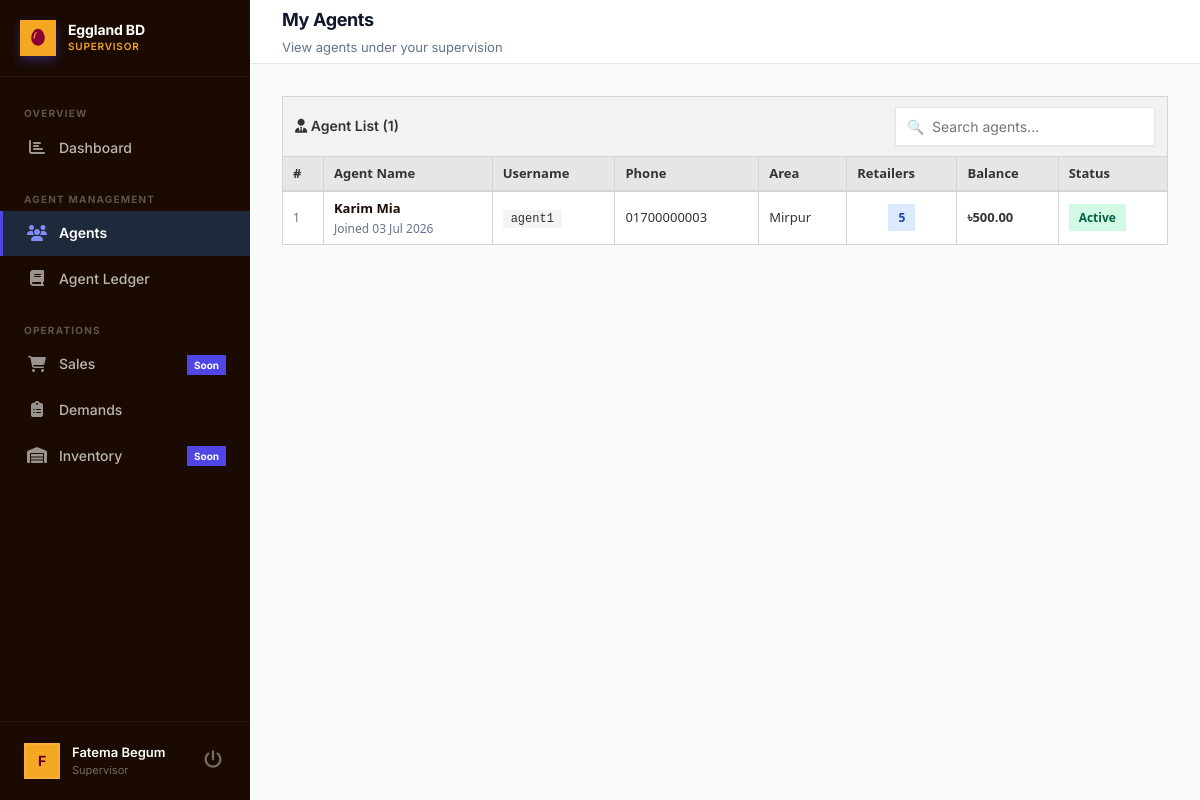
The page /supervisor/agents.php (signed in) on the database its author committed.
### tables this page shows
CREATE TABLE `agents` (
  `id` INT AUTO_INCREMENT PRIMARY KEY,
  `user_id` INT NOT NULL,
  `supervisor_id` INT NULL,
  `area` VARCHAR(100),
  `address` TEXT,
  `lat` DECIMAL(10,8) DEFAULT 23.81030000,
  `lng` DECIMAL(11,8) DEFAULT 90.41250000,
  `created_at` DATETIME DEFAULT CURRENT_TIMESTAMP,
  FOREIGN KEY (`user_id`) REFERENCES `users`(`id`) ON DELETE CASCADE,
  FOREIGN KEY (`supervisor_id`) REFERENCES `supervisors`(`id`) ON DELETE SET NULL
);

CREATE TABLE `users` (
  `id` INT AUTO_INCREMENT PRIMARY KEY,
  `username` VARCHAR(50) UNIQUE NOT NULL,
  `password` VARCHAR(255) NOT NULL,
  `full_name` VARCHAR(100) NOT NULL,
  `phone` VARCHAR(20),
  `email` VARCHAR(100),
  `role` ENUM('admin','supervisor','agent') NOT NULL,
  `status` ENUM('active','inactive') DEFAULT 'active',
  `created_at` DATETIME DEFAULT CURRENT_TIMESTAMP
);

CREATE TABLE `settings` (
  `id` INT AUTO_INCREMENT PRIMARY KEY,
  `setting_key` VARCHAR(100) UNIQUE NOT NULL,
  `setting_value` TEXT,
  `updated_at` DATETIME DEFAULT CURRENT_TIMESTAMP ON UPDATE CURRENT_TIMESTAMP
);

### config/db.php (called while the page is built, shortened)
<?php
$whitelist = array('127.0.0.1', '::1', 'localhost');
$is_local = false;
if (isset($_SERVER['REMOTE_ADDR']) && in_array($_SERVER['REMOTE_ADDR'], $whitelist)) {
    $is_local = true;
}
function getDB() {
    static $pdo = null;
    if ($pdo === null) {
        try {
            $pdo = new PDO(
                "mysql:host=" . DB_HOST . ";port=" . DB_PORT . ";dbname=" . DB_NAME . ";charset=utf8mb4",
                DB_USER,
                DB_PASS,
                [
                    PDO::ATTR_ERRMODE            => PDO::ERRMODE_EXCEPTION,
                    PDO::ATTR_DEFAULT_FETCH_MODE => PDO::FETCH_ASSOC,
                    PDO::ATTR_EMULATE_PREPARES   => false,
                    PDO::MYSQL_ATTR_INIT_COMMAND => "SET NAMES utf8mb4"
                ]
            );
        } catch (PDOException $e) {
            global $is_local;
            if (!defined('INSTALL_PAGE')) {
                if (isset($is_local) && $is_local) {
                    header('Location: ' . BASE_URL . '/install.php');
                } else {
                    die("Database connection failed on live server. Please check your credentials. Error: " . $e->getMessage());
                }
                exit;
            }
            return null;
        }
    }
    return $pdo;
}
function getSetting($key, $default = '') {
    try {
        $pdo = getDB();
        $stmt = $pdo->prepare("SELECT setting_value FROM settings WHERE setting_key = ?");
        $stmt->execute([$key]);
        $row = $stmt->fetch();
        return $row ? $row['setting_value'] : $default;
    } catch (Exception $e) {
        return $default;
    }
}

### supervisor/agents.php (the view, shortened to what this page needs)
<?php
require_once dirname(__DIR__) . '/config/db.php';
$supId = $_SESSION['supervisor_id'] ?? 0;
$pdo = getDB();
$agents = [];
if ($supId) {
    $stmt = $pdo->prepare("
        SELECT a.id as agent_id, a.area, a.created_at as agent_created,
               u.id as user_id, u.username, u.full_name, u.phone, u.status,
               (SELECT COUNT(*) FROM retailers r WHERE r.agent_id = a.id) as retailer_count,
               (SELECT COALESCE(SUM(l.amount),0) FROM ledger l WHERE l.agent_id=a.id AND l.type='deposit') as total_deposit,
               (SELECT COALESCE(SUM(l.amount),0) FROM ledger l WHERE l.agent_id=a.id AND l.type='lot_delivery') as total_lot
        FROM agents a
        JOIN users u ON u.id = a.user_id
        WHERE a.supervisor_id = ?
        ORDER BY u.full_name
    ");
    $stmt->execute([$supId]);
    $agents = $stmt->fetchAll();
}
$currency = getSetting('currency_symbol', '৳');
?>
<!DOCTYPE html>
<html lang="en">
<head>
<link rel="stylesheet" href="<?= BASE_URL ?>/assets/css/global.css">
<?php include dirname(__DIR__) . '/includes/fontawesome.php'; ?>
</head>
<body>
<div class="layout-wrapper">
  <?php include dirname(__DIR__) . '/includes/supervisor-sidebar.php'; ?>
  <div class="main-content">
    <div class="top-header">
      <div>
        <div class="header-title">My Agents</div>
        <div class="header-subtitle">View agents under your supervision</div>
      </div>
    </div>
    <div class="page-content">
      <div class="table-wrapper">
        <div class="table-toolbar">
          <div class="toolbar-title"><i class="fas fa-user-tie"></i> Agent List (<?= count($agents) ?>)</div>
          <div class="search-input-wrap">
            <input type="text" class="search-input" id="agentSearch" placeholder="Search agents..." oninput="filterTable()">
          </div>
        </div>
        <div style="overflow-x:auto;">
        <table class="tbl" id="agentTable">
          <thead>
            <tr>
              <th>#</th>
              <th>Agent Name</th>
              <th>Username</th>
              <th>Phone</th>
              <th>Area</th>
              <th>Retailers</th>
              <th>Balance</th>
              <th>Status</th>
            </tr>
          </thead>
          <tbody>
            <?php if (empty($agents)): ?>
              <tr><td colspan="8"><div class="table-empty"><div class="empty-icon"><i class="fas fa-user-tie"></i></div><p>No agents assigned under your supervision.</p></div></td></tr>
            <?php else: ?>
              <?php foreach ($agents as $i => $a):
                $balance = (float)$a['total_deposit'] - (float)$a['total_lot'];
              ?>
              <tr data-search="<?= strtolower($a['full_name'] . ' ' . $a['username'] . ' ' . $a['phone'] . ' ' . $a['area']) ?>">
                <td class="text-muted fs-12"><?= $i + 1 ?></td>
                <td>
                  <div style="font-weight:700;color:#1A0A05;"><?= htmlspecialchars($a['full_name']) ?></div>
                  <div class="text-muted fs-12">Joined <?= date('d M Y', strtotime($a['agent_created'])) ?></div>
                </td>
                <td><span style="font-family:monospace;background:#F3F4F6;padding:2px 8px;border-radius:4px;font-size:12px;"><?= htmlspecialchars($a['username']) ?></span></td>
                <td><?= htmlspecialchars($a['phone'] ?: '—') ?></td>
                <td><?= htmlspecialchars($a['area'] ?: '—') ?></td>
                <td class="text-center"><span class="badge badge-info"><?= $a['retailer_count'] ?></span></td>
                <td class="<?= $balance >= 0 ? 'balance-positive' : 'balance-negative' ?>">
                  <?= $currency ?><?= number_format(abs($balance), 2) ?><?= $balance < 0 ? ' (due)' : '' ?>
                </td>
                <td><span class="badge <?= $a['status'] === 'active' ? 'badge-success' : 'badge-danger' ?>"><?= $a['status'] ?></span></td>
              </tr>
              <?php endforeach; ?>
            <?php endif; ?>
          </tbody>
        </table>
        </div>
      </div>
    </div>
  </div>
</div>
</body>
</html>

### assets/css/global.css (style rules this page uses)
:root { --primary: #4F46E5; --primary-dark: #4338CA; --primary-light: #818CF8; --primary-bg: #EEF2FF; --gold: #F59E0B; --gold-dark: #D97706; --gold-light: #FEF3C7; --bg: #F8FAFC; --bg-card: #FFFFFF; --sidebar-bg: #0F172A; --sidebar-active: #1E293B; --sidebar-hover: rgba(255, 255, 255, 0.05); --text-primary: #0F172A; --text-secondary: #475569; --text-muted: #64748B; --border: #E2E8F0; --border-light: #F1F5F9; --success: #10B981; --success-bg: #D1FAE5; --danger: #EF4444; --danger-bg: #FEE2E2; --warning: #F59E0B; --warning-bg: #FEF3C7; --info: #3B82F6; --info-bg: #DBEAFE; --pending: #8B5CF6; --pending-bg: #EDE9FE; --table-head-bg: #E6E6E6; --table-head-text: #333333; --table-row-even: #FFFFFF; --table-row-odd: #FFFFFF; --table-row-hover: #F3F2F1; --table-border: #D4D4D4; --sidebar-width: 250px; --header-h: 64px; --radius: 6px; --radius-lg: 10px; --radius-xl: 16px; --shadow-sm: 0 1px 2px 0 rgba(0, 0, 0, 0.05); --shadow: 0 4px 6px -1px rgba(0, 0, 0, 0.1), 0 2px 4px -1px rgba(0, 0, 0, 0.06); --shadow-lg: 0 10px 15px -3px rgba(0, 0, 0, 0.1), 0 4px 6px -2px rgba(0, 0, 0, 0.05); --shadow-xl: 0 20px 25px -5px rgba(0, 0, 0, 0.1), 0 10px 10px -5px rgba(0, 0, 0, 0.04); --transition: all 0.2s cubic-bezier(0.4,0,0.2,1); }
*, *::before, *::after { box-sizing: border-box; margin: 0; padding: 0; }
html { scroll-behavior: smooth; }
body { font-family: 'Inter', -apple-system, BlinkMacSystemFont, sans-serif; background: var(--bg); color: var(--text-primary); font-size: 14px; line-height: 1.6; -webkit-font-smoothing: antialiased; }
input, select, textarea { font-family: inherit; }
.layout-wrapper { display: flex; min-height: 100vh; }
.main-content { margin-left: var(--sidebar-width); flex: 1; display: flex; flex-direction: column; min-height: 100vh; }
.top-header { height: var(--header-h); background: rgba(255, 255, 255, 0.9); backdrop-filter: blur(8px); border-bottom: 1px solid var(--border); display: flex; align-items: center; padding: 0 32px; gap: 16px; position: sticky; top: 0; z-index: 50; }
.header-title { font-size: 18px; font-weight: 700; color: var(--text-primary); letter-spacing: -0.02em; }
.header-subtitle { font-size: 13px; color: var(--text-muted); margin-top: 2px; }
.page-content { padding: 32px; flex: 1; max-width: 1400px; width: 100%; margin: 0 auto; }
.table-wrapper { background: #FFFFFF; border: 1px solid var(--table-border); overflow: hidden; position: relative; }
.table-toolbar { padding: 10px 12px; border-bottom: 1px solid var(--table-border); display: flex; align-items: center; gap: 12px; flex-wrap: wrap; background: #F3F2F1; }
.table-toolbar .toolbar-title { font-size: 14px; font-weight: 600; color: #333; }
.tbl { width: 100%; border-collapse: collapse; font-size: 13px; font-variant-numeric: tabular-nums; font-family: 'Segoe UI', Inter, sans-serif; }
.tbl thead th { background: var(--table-head-bg); color: var(--table-head-text); padding: 6px 10px; text-align: left; font-size: 13px; font-weight: 600; border-right: 1px solid var(--table-border); border-bottom: 2px solid var(--table-border); white-space: nowrap; }
.tbl thead th:last-child { border-right: none; }
.tbl tbody tr { transition: background 0.1s; }
.tbl tbody td { padding: 6px 10px; color: #333; vertical-align: middle; border-right: 1px solid var(--table-border); border-bottom: 1px solid var(--table-border); }
.tbl tbody td:last-child { border-right: none; }
.tbl tbody tr:last-child td { border-bottom: none; }
.badge { display: inline-flex; align-items: center; gap: 4px; padding: 4px 10px; border-radius: 9999px; font-size: 12px; font-weight: 600; text-transform: capitalize; }
.badge-success { background: var(--success-bg); color: #065F46; }
.badge-info { background: var(--info-bg); color: #1E40AF; }
.search-input-wrap { position: relative; }
.search-input-wrap::before { content: '🔍'; position: absolute; left: 12px; top: 50%; transform: translateY(-50%); font-size: 14px; opacity: 0.5; pointer-events: none; }
.search-input { padding: 10px 14px 10px 36px; border: 1px solid var(--border); border-radius: var(--radius-lg); font-size: 14px; background: var(--bg-card); color: var(--text-primary); outline: none; width: 260px; transition: var(--transition); box-shadow: var(--shadow-sm); }
.balance-positive { color: var(--success); font-weight: 700; }
.text-center { text-align: center; }
.text-muted { color: var(--text-muted) !important; }
.fs-12 { font-size: 12px; }
* { border-radius: 0px !important; }

### rows shown on the page
agents: user.full_name "Karim Mia", created_at "03 Jul 2026", user.username "agent1", user.phone "01700000003", area "Mirpur", retailer_count "5", balance "500.00", user.status "Active"
settings: setting_value "৳"

### other values the page prints
$firstLetter "F"
$u['full_name'] "Fatema Begum"
count($agents) "1"
